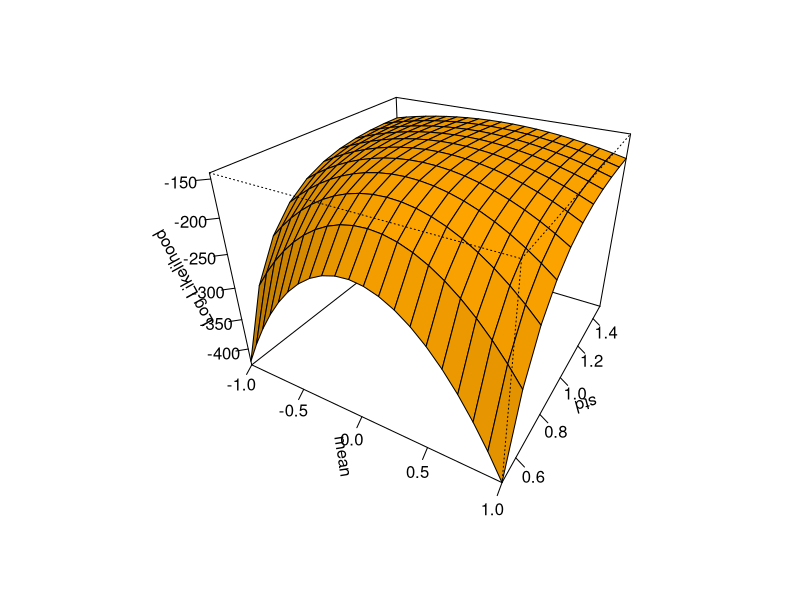

Write the R code that produced this figure.
library(ggplot2)
normal_LL <- function(mean,std) {
	# LL: Log of likelihood of a normal distribution,
    # x - set of observations. Should be initialized before MLE
  LL=0
  for (xi in x){
    LL =LL-0.5*log(2*pi)-log(std)-0.5*((xi-mean)/std)^2
  }
  LL
}
mean <- seq(-1, 1, by = 0.1)
std  <- seq(0.5, 1.5, by = 0.1)
x = rnorm(100,0,1)
z <- outer(mean, std, normal_LL)  ## evaluation on grid; obtain a matrix `z`
persp(mean, std, z, xlim=range(mean), ylim=range(std), zlim= range(z),
	  xlab="mean", ylab="std", zlab="Log Likelihood",
	  ltheta=45, lphi=60, r=2, expand=0.75, theta=30, phi=30,
	  ticktype="detailed", col="orange", shade=0.75)
